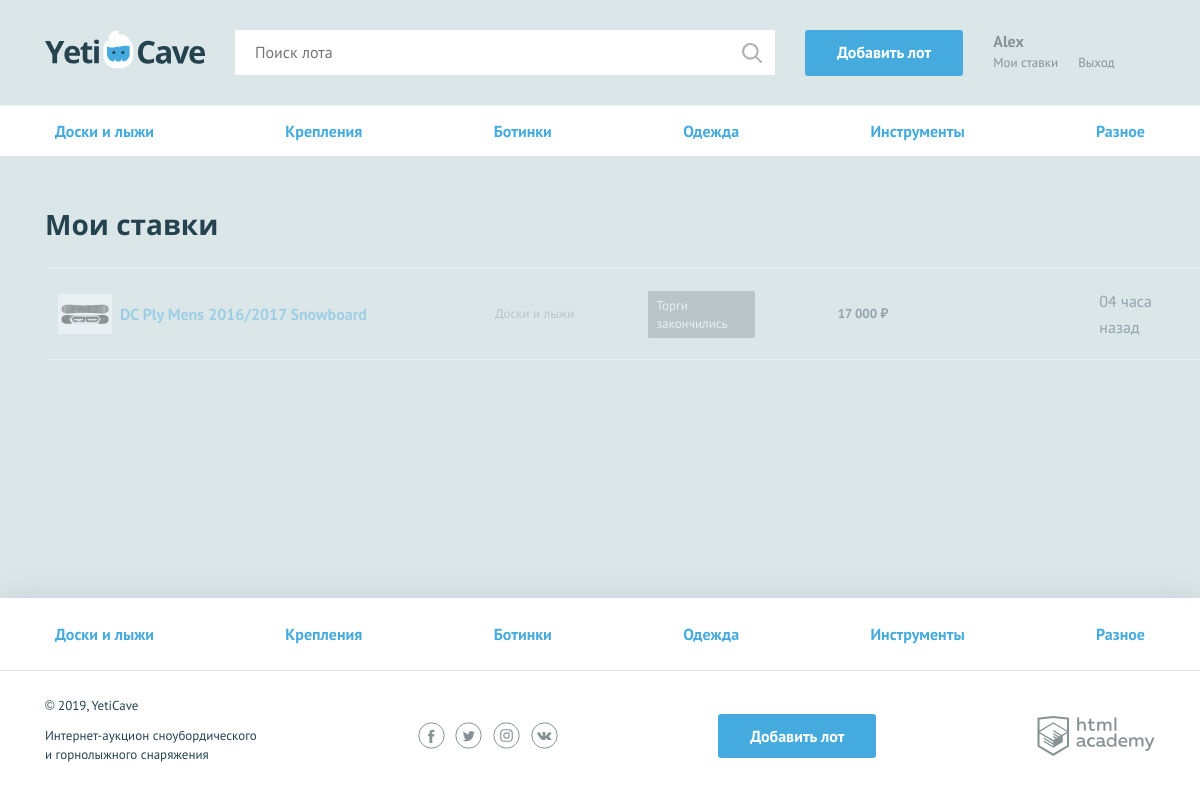
Screenshot of /my-bets.php (signed in) with the database file from the repository.
### tables this page shows
CREATE TABLE category (
    id INT AUTO_INCREMENT PRIMARY KEY ,
    cat_id CHAR(30) NOT NULL , 
    name CHAR(30) NOT NULL UNIQUE
);

### helpers.php (called while the page is built, shortened)
<?php
function get_noun_plural_form (int $number, string $one, string $two, string $many): string
{
    $number = (int) $number;
    $mod10 = $number % 10;
    $mod100 = $number % 100;
    switch (true) {
        case ($mod10 >= 2 && $mod10 <= 4):
            return $two;
    }
}
function include_template($name, array $data = []) {
    $name = 'templates/' . $name;
    extract($data);
    require $name;
    $result = ob_get_clean();
    return $result;
}

### functions.php (called while the page is built, shortened)
<?php
function price_format($price) {
    if($price < 1000) {
      $price ;
    } else {
      $price = number_format($price, 0, ' ', ' ');
    }
  return $price . ' ₽';
  };
 function get_time_left ($date) {
  $final_date = date_create($date);
  $cur_date = date_create("now");
  $diff = date_diff($final_date, $cur_date);
  $format_diff = date_interval_format($diff, "%d %H %I");
  $arr = explode(" ", $format_diff);
  $hours = $arr[0] * 24 + $arr[1];
  $minutes = intval($arr[2]);
  $hours = str_pad($hours, 2, "0", STR_PAD_LEFT);
  $minutes = str_pad($minutes, 2, "0", STR_PAD_LEFT);
  $res[] = $hours;
  $res[] = $minutes;
  return $res;
}
function get_all_sql_cats($connection){
    if($connection){
    $sql_categories = 'SELECT id, cat_id, name FROM category';
    $result_categories = mysqli_query($connection, $sql_categories);
    $categories= mysqli_fetch_all($result_categories, MYSQLI_ASSOC);
    return $categories;
} else {
    print(print_error_msg());
}
}

### data.php (called while the page is built, shortened)
<?php
$is_auth = isset($_SESSION['username']);
$user_id = $_SESSION['id'] ?? null;
$user_name = $_SESSION['username'] ?? '';

### models.php (called while the page is built, shortened)
<?php
function get_user_bets($connection, $user_id){
    $bets_sql = "SELECT lot.id, category.name AS category, author_id, winner_id, user.contact, date_published, lot.name, DESCRIPTION, image, bet.price, lot.expiration, lot.rate_step FROM bet JOIN lot ON bet.lot_id = lot.id JOIN category ON category_id = category.id JOIN user ON author_id = user.id WHERE user_id = $user_id ORDER BY date_published DESC";
    $bets_query = mysqli_query($connection, $bets_sql);
        $bets = mysqli_fetch_all($bets_query, MYSQLI_ASSOC);
    return $bets;
}

### templates/main-my-bets.php (the view, shortened to what this page needs)
<main>
    <nav class="nav">
      <ul class="nav__list container">
      <?php foreach($categories as $category) :?>
        <li class="nav__item <?php if ($category['cat_id'] == $selected_category) :?> nav__item--current <?php endif ?>">
          <a href="all-lots.php?category=<?= $category['cat_id'];?>"><?= $category['name'] ;?></a>
        </li>
        <?php endforeach ;?>
      </ul>
    </nav>
    <section class="rates container">
      <h2>Мои ставки</h2>
      <table class="rates__list">
        <?php if(!empty($bets)) : ?>
        <?php foreach($bets as $bet) :?>
          <?php if($user_id == $bet['winner_id']) :?>
            <tr class="rates__item rates__item--win">
              <?php else :?>
          <tr class="rates__item <?php if(strtotime("now") > strtotime($bet['expiration'])):?> rates__item--end <?php endif ;?>">
          <?php endif ;?>
          <td class="rates__info">
            <div class="rates__img">
              <img src="/uploads/<?= $bet['image'];?>" width="54" height="40" alt="<?= $bet['name'];?>">
            </div>
            <h3 class="rates__title"><a href="lot.php?id=<?= $bet['id'];?>"><?= $bet['name'];?></a></h3>
          </td>
          <td class="rates__category">
            <?= $bet['category'];?>
          </td>
          <td class="rates__timer">
            <?php if($user_id == $bet['winner_id']) :?>
            <div class="timer timer--win">Ставка выиграла</div>
            <?php else :?>
            <?php $expiration_timer = get_time_left($bet['expiration']) ?>
            <?php if($expiration_timer[0] > 0 && strtotime("now") < strtotime($bet['expiration'])) :?>
            <div class="timer"><?= "$expiration_timer[0] : $expiration_timer[1]" ;?></div>
            <?php elseif($expiration_timer[0] == 0 && $expiration_timer[1] > 0 && strtotime("now") < strtotime($bet['expiration'])) :?>
            <div class="timer timer--finishing"><?= "$expiration_timer[1] минут осталось" ;?></div>
            <?php elseif(strtotime("now") > strtotime($bet['expiration'])) :?>
            <div class="timer timer--end">Торги закончились</div>
            <?php endif ;?>
            <?php endif ;?>
          </td>
          <td class="rates__price">
            <?= price_format($bet['price']) ;?>
          </td>
          <td class="rates__time">
          <?php $time_left = get_time_left($bet['date_published']) ;?>
                <?php $expiration_timestamp = date_create($bet['date_published']) ;?>
                <?php $remaining_hours = $time_left[0] ;?>
                <?php $remaining_minutes = $time_left[1] ;?>
                <?php if($remaining_hours < 1) :?>
                <td class="history__time"><?= "{$remaining_minutes}" . get_noun_plural_form($remaining_minutes, ' минута ', ' минуты ', ' минут ') . "назад" ;?></td>
                <?php elseif($remaining_hours > 1 && $remaining_hours < 24) :?>
                <td class="history__time"><?= "{$remaining_hours}" . get_noun_plural_form($remaining_hours, ' час ', ' часа ', ' часов ') . "назад" ;?></td>
                <?php elseif($remaining_hours > 24) :?>
                <td class="history__time"><?= date_format($expiration_timestamp, "d.m.Y в H:m") ;?></td>
                <?php endif ;?>
          </td>
        </tr>
         <?php endforeach ;?>
         <?php else :?>
            <h2>Ставок не найдено</h2>
            <?php endif ;?>
      </table>
    </section>
  </main>

### templates/layout.php (shortened to what this page needs)
<!DOCTYPE html>
<html lang="ru">
<head>
    <link href="../css/normalize.min.css" rel="stylesheet">
    <link href="../css/style.css" rel="stylesheet">
    <link href="../css/flatpickr.min.css" rel="stylesheet">
</head>
<body>
<div class="page-wrapper">
<header class="main-header">
    <div class="main-header__container container">
        <a class="main-header__logo" href="index.php">
            <img src="../img/logo.svg" width="160" height="39" alt="Логотип компании YetiCave">
        </a>
        <form class="main-header__search" method="get" action="/search.php" autocomplete="off">
            <input type="search" name="search" placeholder="Поиск лота">
            <input class="main-header__search-btn" type="submit" name="find" value="Найти">
        </form>
        <a class="main-header__add-lot button" href="/add.php">Добавить лот</a>
        <nav class="user-menu">
           <?php if ($is_auth): ?>
            <div class="user-menu__logged">
             <p><?= $user_name ;?></p>
             <a class="user-menu__bets" href="my-bets.php">Мои ставки</a>
             <a class="user-menu__logout" href="/logout.php">Выход</a>
             </div>
                   <?php endif; ?>
        </nav>
    </div>
</header>
    <?= $page_main ;?>
    </div>
<footer class="main-footer">
  <nav class="nav">
    <ul class="nav__list container">
    <?php foreach($categories as $category) :?>
        <li class="nav__item <?php if(isset($_GET['category']) && $_GET['category'] == $category['cat_id'] ) :?> nav__item--current <?php endif ?>">
          <a href="all-lots.php?category=<?= $category['cat_id'];?>"><?= $category['name'] ;?></a>
        </li>
        <?php endforeach ;?>
    </ul>
  </nav>
  <div class="main-footer__bottom container">
    <div class="main-footer__copyright">
      <p>© 2019, YetiCave</p>
      <p>Интернет-аукцион сноубордического и горнолыжного снаряжения</p>
    </div>
    <div class="main-footer__social social">
      <a class="social__link social__link--facebook" href="#">
      </a>
      <a class="social__link social__link--twitter" href="#">
      </a>
      <a class="social__link social__link--instagram" href="#">
      </a>
      <a class="social__link social__link--vkontakte" href="#">
      </a>
    </div>
    <a class="main-footer__add-lot button" href="add.php">Добавить лот</a>
    <div class="main-footer__developed-by">
      <a class="logo-academy" href="https://htmlacademy.ru/intensive/php">
      </a>
    </div>
  </div>
</footer>
</body>
</html>

### rows the page displays
category: name "Доски и лыжи"
category: name "Крепления"
category: name "Ботинки"
category: name "Одежда"
category: name "Инструменты"
category: name "Разное"

### other values shown
$user_name "Alex"
$bet['name'] "DC Ply Mens 2016/2017 Snowboard"
$bet['category'] "Доски и лыжи"
price_format($bet['price']) "17 000 ₽"
$remaining_hours "04"
get_noun_plural_form($remaining_hours, ' час ', ' часа ', ' часов ') "часа"
